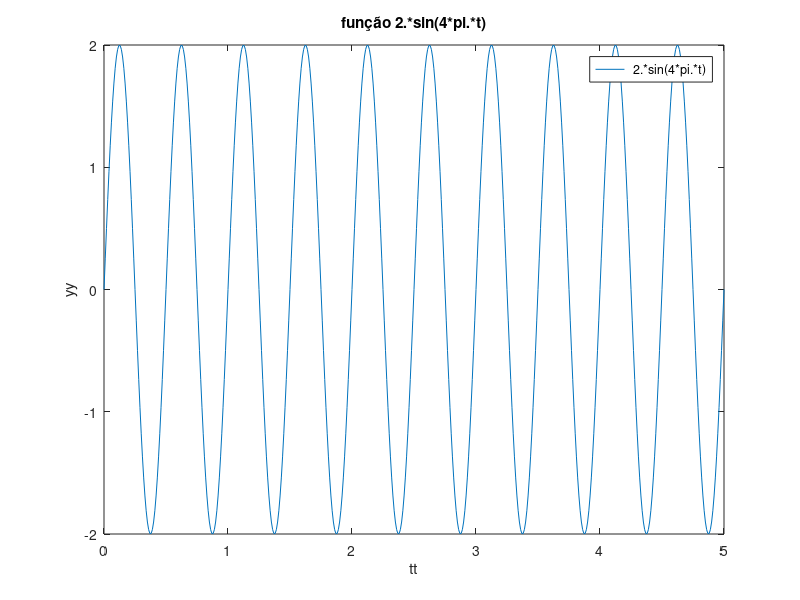

The MATLAB source for this figure:
%alinea a)
t = 0:0.01:5;
xt = 2.*sin(4*pi.*t);
plot(t, xt) 
title('função 2.*sin(4*pi.*t)')
xlabel('tt')
ylabel('yy')
legend(' 2.*sin(4*pi.*t)')